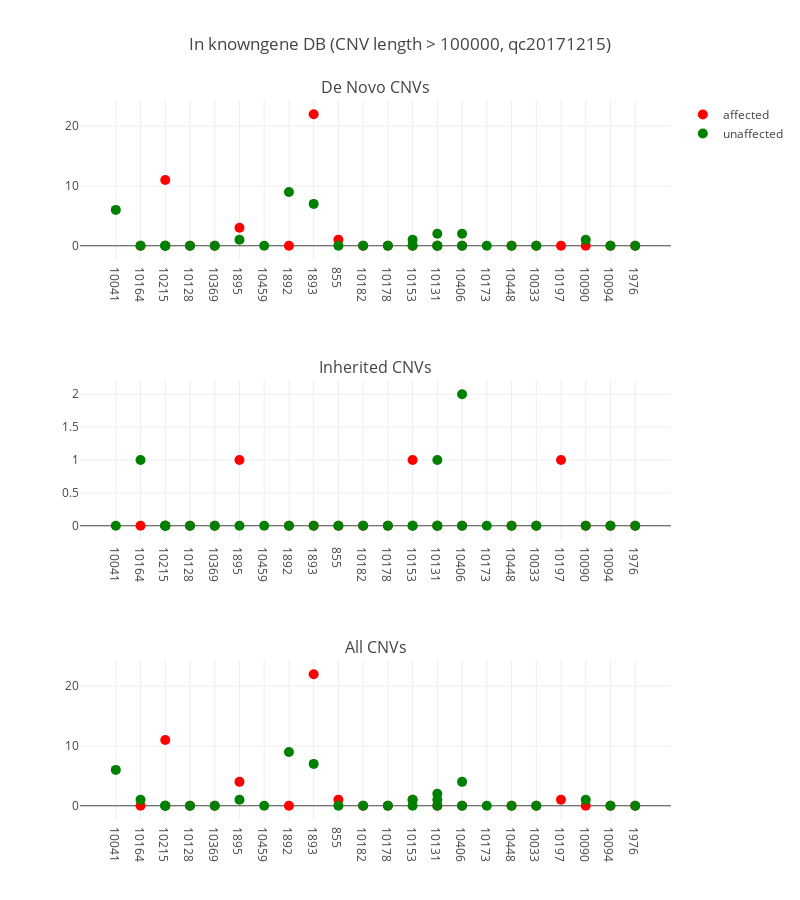

The notebook cell this image was saved under:
### Markdown cell above
A results we kept seeing had a few ADHD trios quite high in the number of CNVs, like this:

### Code cell
i = 'knowngene'
x = 100000
plot_cnvs('/data/sudregp/cnv/penncnv/results/' + 
          'summary_%s_cnvlenBT%d_qc20171215.csv' % (i, x),
          'In %s DB (CNV length > %d, qc20171215)' % (i, x))

### Figure 1 — Plotly figure (JSON) as saved in the notebook; plotly's stock layout.template omitted (floating-point values rounded to 4 significant figures)
{"data": [{"hoverinfo": "text+y", "marker": {"color": "red", "size": 10}, "mode": "markers", "name": "affected", "showlegend": true, "text": ["CLIA_400122", "CLIA_400125", "CLIA_400153", "CCGO_800980", "CLIA_400132", "CLIA_400134", "CLIA_400163", "CLIA_400216", "CLIA_400121", "CLIA_400131", "CLIA_400128", "CLIA_400140", "CLIA_400178", "CLIA_400205", "CLIA_400127", "CLIA_400129", "CLIA_400123", "CLIA_400130", "CLIA_400204"], "type": "scatter", "x": [1, 2, 3, 4, 5, 7, 8, 9, 10, 11, 12, 13, 14, 16, 17, 18, 19, 20, 21], "xaxis": "x1", "y": [0, 11, 0, 0, 3, 0, 22, 1, 0, 0, 0, 0, 0, 0, 0, 0, 0, 0, 0], "yaxis": "y1"}, {"hoverinfo": "text+y", "hovertext": ["CLIA_400155", "CLIA_400135", "CLIA_400191", "CLIA_400189", "CLIA_400193", "CLIA_400152", "CCGO_800979", "CLIA_400158", "CLIA_400209", "CLIA_400175", "CLIA_400162", "CLIA_400133", "CLIA_400170", "CLIA_400159", "CLIA_400210", "CLIA_400212", "CLIA_400138", "CLIA_400139", "CLIA_400142", "CLIA_400179", "CLIA_400180", "CLIA_400148", "CLIA_400200", "CLIA_400166", "CLIA_400195", "CLIA_400144", "CLIA_400201"], "marker": {"color": "green", "size": 10}, "mode": "markers", "name": "unaffected", "showlegend": true, "type": "scatter", "x": [0, 1, 2, 2, 2, 3, 4, 5, 6, 7, 8, 9, 10, 11, 12, 12, 13, 13, 13, 14, 14, 15, 16, 17, 19, 20, 21], "xaxis": "x1", "y": [6, 0, 0, 0, 0, 0, 0, 1, 0, 9, 7, 0, 0, 0, 1, 0, 0, 0, 2, 2, 0, 0, 0, 0, 1, 0, 0], "yaxis": "y1"}, {"hoverinfo": "text+y", "marker": {"color": "red", "size": 10}, "mode": "markers", "name": "affected", "showlegend": false, "text": ["CLIA_400122", "CLIA_400125", "CLIA_400153", "CCGO_800980", "CLIA_400132", "CLIA_400134", "CLIA_400163", "CLIA_400216", "CLIA_400121", "CLIA_400131", "CLIA_400128", "CLIA_400140", "CLIA_400178", "CLIA_400205", "CLIA_400127", "CLIA_400129", "CLIA_400123", "CLIA_400130", "CLIA_400204"], "type": "scatter", "x": [1, 2, 3, 4, 5, 7, 8, 9, 10, 11, 12, 13, 14, 16, 17, 18, 19, 20, 21], "xaxis": "x2", "y": [0, 0, 0, 0, 1, 0, 0, 0, 0, 0, 1, 0, 0, 0, 0, 1, 0, 0, 0], "yaxis": "y2"}, {"hoverinfo": "text+y", "hovertext": ["CLIA_400155", "CLIA_400135", "CLIA_400191", "CLIA_400189", "CLIA_400193", "CLIA_400152", "CCGO_800979", "CLIA_400158", "CLIA_400209", "CLIA_400175", "CLIA_400162", "CLIA_400133", "CLIA_400170", "CLIA_400159", "CLIA_400210", "CLIA_400212", "CLIA_400138", "CLIA_400139", "CLIA_400142", "CLIA_400179", "CLIA_400180", "CLIA_400148", "CLIA_400200", "CLIA_400166", "CLIA_400195", "CLIA_400144", "CLIA_400201"], "marker": {"color": "green", "size": 10}, "mode": "markers", "name": "unaffected", "showlegend": false, "type": "scatter", "x": [0, 1, 2, 2, 2, 3, 4, 5, 6, 7, 8, 9, 10, 11, 12, 12, 13, 13, 13, 14, 14, 15, 16, 17, 19, 20, 21], "xaxis": "x2", "y": [0, 1, 0, 0, 0, 0, 0, 0, 0, 0, 0, 0, 0, 0, 0, 0, 0, 1, 0, 2, 0, 0, 0, 0, 0, 0, 0], "yaxis": "y2"}, {"hoverinfo": "text+y", "marker": {"color": "red", "size": 10}, "mode": "markers", "name": "affected", "showlegend": false, "text": ["CLIA_400122", "CLIA_400125", "CLIA_400153", "CCGO_800980", "CLIA_400132", "CLIA_400134", "CLIA_400163", "CLIA_400216", "CLIA_400121", "CLIA_400131", "CLIA_400128", "CLIA_400140", "CLIA_400178", "CLIA_400205", "CLIA_400127", "CLIA_400129", "CLIA_400123", "CLIA_400130", "CLIA_400204"], "type": "scatter", "x": [1, 2, 3, 4, 5, 7, 8, 9, 10, 11, 12, 13, 14, 16, 17, 18, 19, 20, 21], "xaxis": "x3", "y": [0, 11, 0, 0, 4, 0, 22, 1, 0, 0, 1, 0, 0, 0, 0, 1, 0, 0, 0], "yaxis": "y3"}, {"hoverinfo": "text+y", "hovertext": ["CLIA_400155", "CLIA_400135", "CLIA_400191", "CLIA_400189", "CLIA_400193", "CLIA_400152", "CCGO_800979", "CLIA_400158", "CLIA_400209", "CLIA_400175", "CLIA_400162", "CLIA_400133", "CLIA_400170", "CLIA_400159", "CLIA_400210", "CLIA_400212", "CLIA_400138", "CLIA_400139", "CLIA_400142", "CLIA_400179", "CLIA_400180", "CLIA_400148", "CLIA_400200", "CLIA_400166", "CLIA_400195", "CLIA_400144", "CLIA_400201"], "marker": {"color": "green", "size": 10}, "mode": "markers", "name": "unaffected", "showlegend": false, "type": "scatter", "x": [0, 1, 2, 2, 2, 3, 4, 5, 6, 7, 8, 9, 10, 11, 12, 12, 13, 13, 13, 14, 14, 15, 16, 17, 19, 20, 21], "xaxis": "x3", "y": [6, 1, 0, 0, 0, 0, 0, 1, 0, 9, 7, 0, 0, 0, 1, 0, 0, 1, 2, 4, 0, 0, 0, 0, 1, 0, 0], "yaxis": "y3"}], "layout": {"annotations": [{"font": {"size": 16}, "showarrow": false, "text": "De Novo CNVs", "x": 0.5, "xanchor": "center", "xref": "paper", "y": 1, "yanchor": "bottom", "yref": "paper"}, {"font": {"size": 16}, "showarrow": false, "text": "Inherited CNVs", "x": 0.5, "xanchor": "center", "xref": "paper", "y": 0.6111, "yanchor": "bottom", "yref": "paper"}, {"font": {"size": 16}, "showarrow": false, "text": "All CNVs", "x": 0.5, "xanchor": "center", "xref": "paper", "y": 0.2222, "yanchor": "bottom", "yref": "paper"}], "height": 900, "hovermode": "closest", "title": "In knowngene DB (CNV length > 100000, qc20171215)", "width": 800, "xaxis1": {"anchor": "y1", "domain": [0, 1], "ticktext": ["10041", "10164", "10215", "10128", "10369", "1895", "10459", "1892", "1893", "855", "10182", "10178", "10153", "10131", "10406", "10173", "10448", "10033", "10197", "10090", "10094", "1976"], "tickvals": [0, 1, 2, 3, 4, 5, 6, 7, 8, 9, 10, 11, 12, 13, 14, 15, 16, 17, 18, 19, 20, 21], "zeroline": false}, "xaxis2": {"anchor": "y2", "domain": [0, 1], "ticktext": ["10041", "10164", "10215", "10128", "10369", "1895", "10459", "1892", "1893", "855", "10182", "10178", "10153", "10131", "10406", "10173", "10448", "10033", "10197", "10090", "10094", "1976"], "tickvals": [0, 1, 2, 3, 4, 5, 6, 7, 8, 9, 10, 11, 12, 13, 14, 15, 16, 17, 18, 19, 20, 21], "zeroline": false}, "xaxis3": {"anchor": "y3", "domain": [0, 1], "ticktext": ["10041", "10164", "10215", "10128", "10369", "1895", "10459", "1892", "1893", "855", "10182", "10178", "10153", "10131", "10406", "10173", "10448", "10033", "10197", "10090", "10094", "1976"], "tickvals": [0, 1, 2, 3, 4, 5, 6, 7, 8, 9, 10, 11, 12, 13, 14, 15, 16, 17, 18, 19, 20, 21], "zeroline": false}, "yaxis1": {"anchor": "x1", "domain": [0.7778, 1]}, "yaxis2": {"anchor": "x2", "domain": [0.3889, 0.6111]}, "yaxis3": {"anchor": "x3", "domain": [0, 0.2222]}}}
